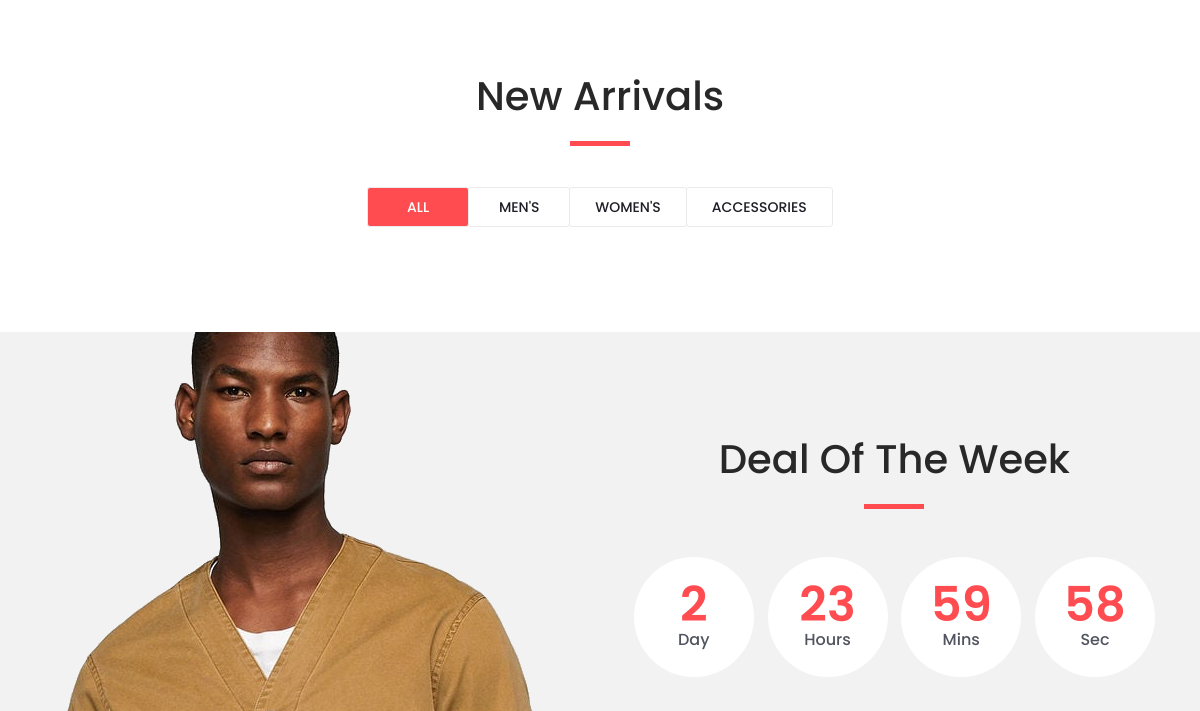
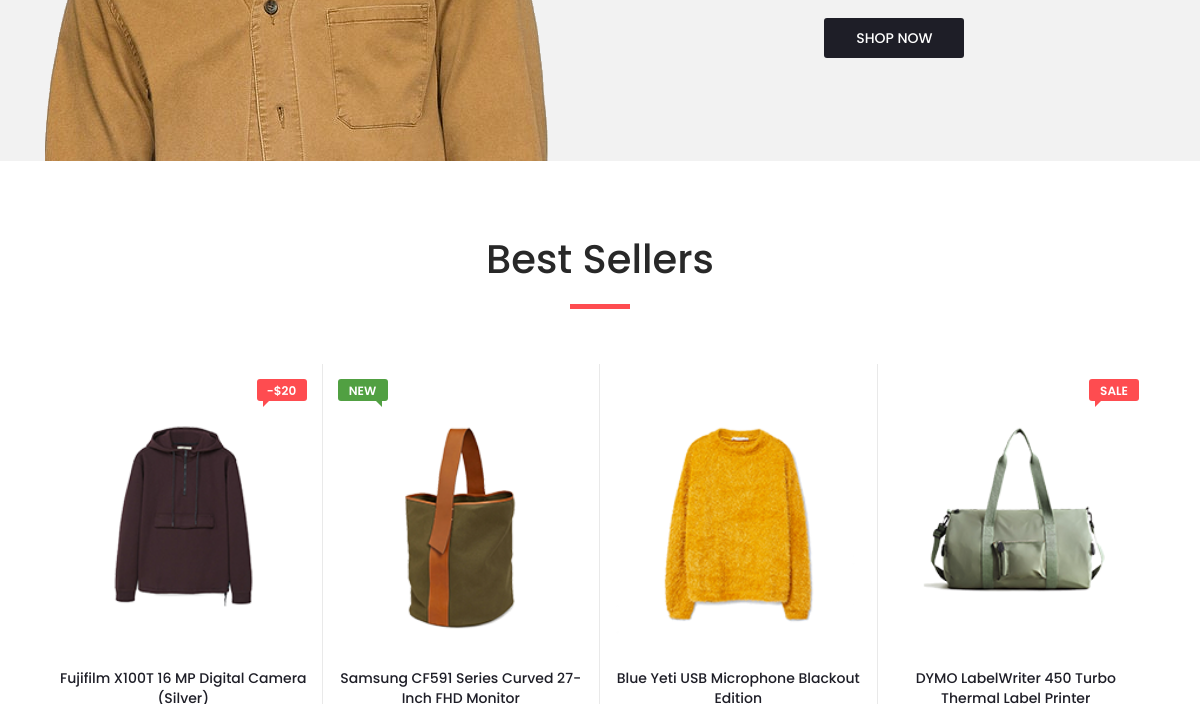
Before: / (middle part) with the older database file (2 pictures, top to bottom).
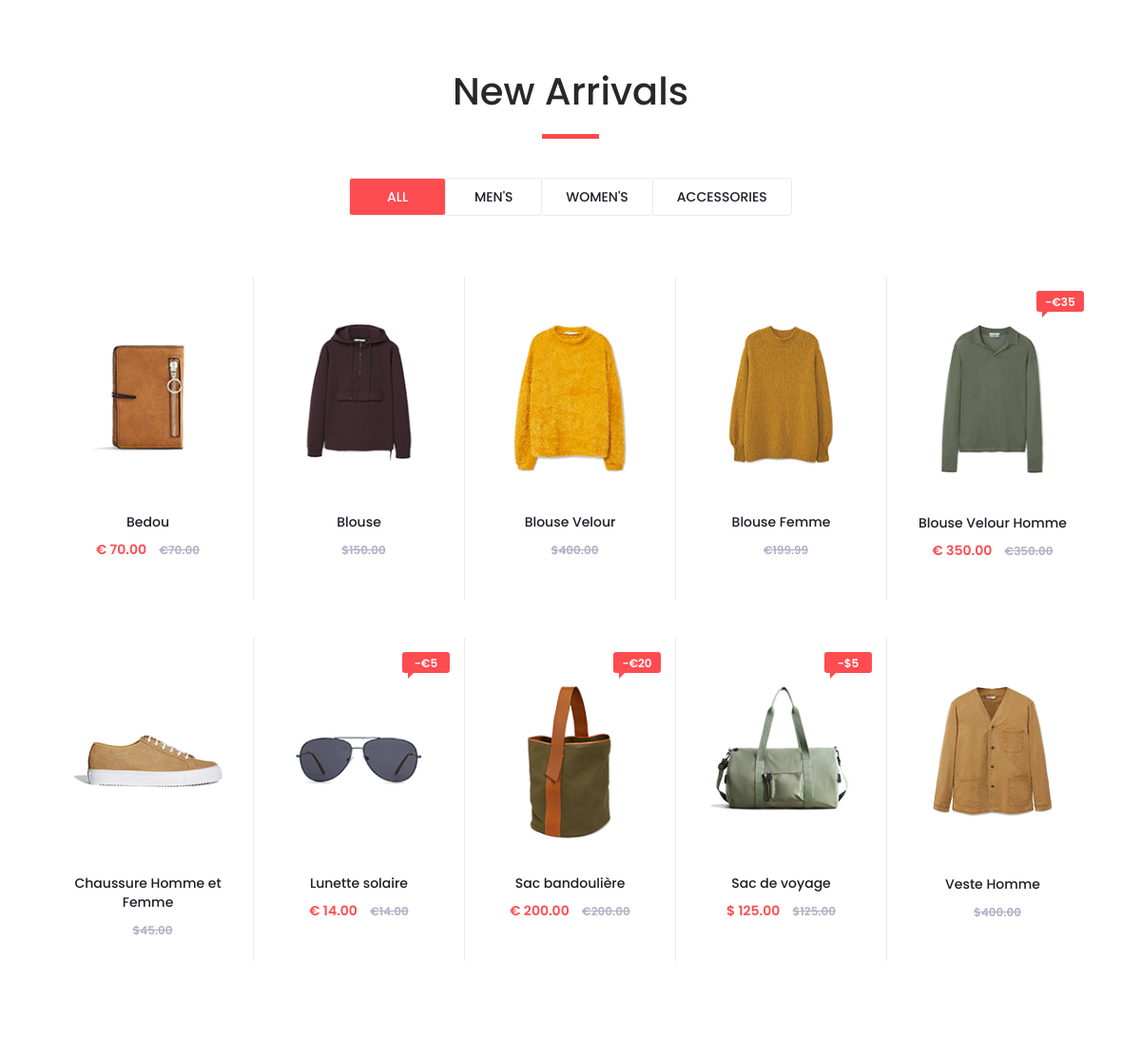
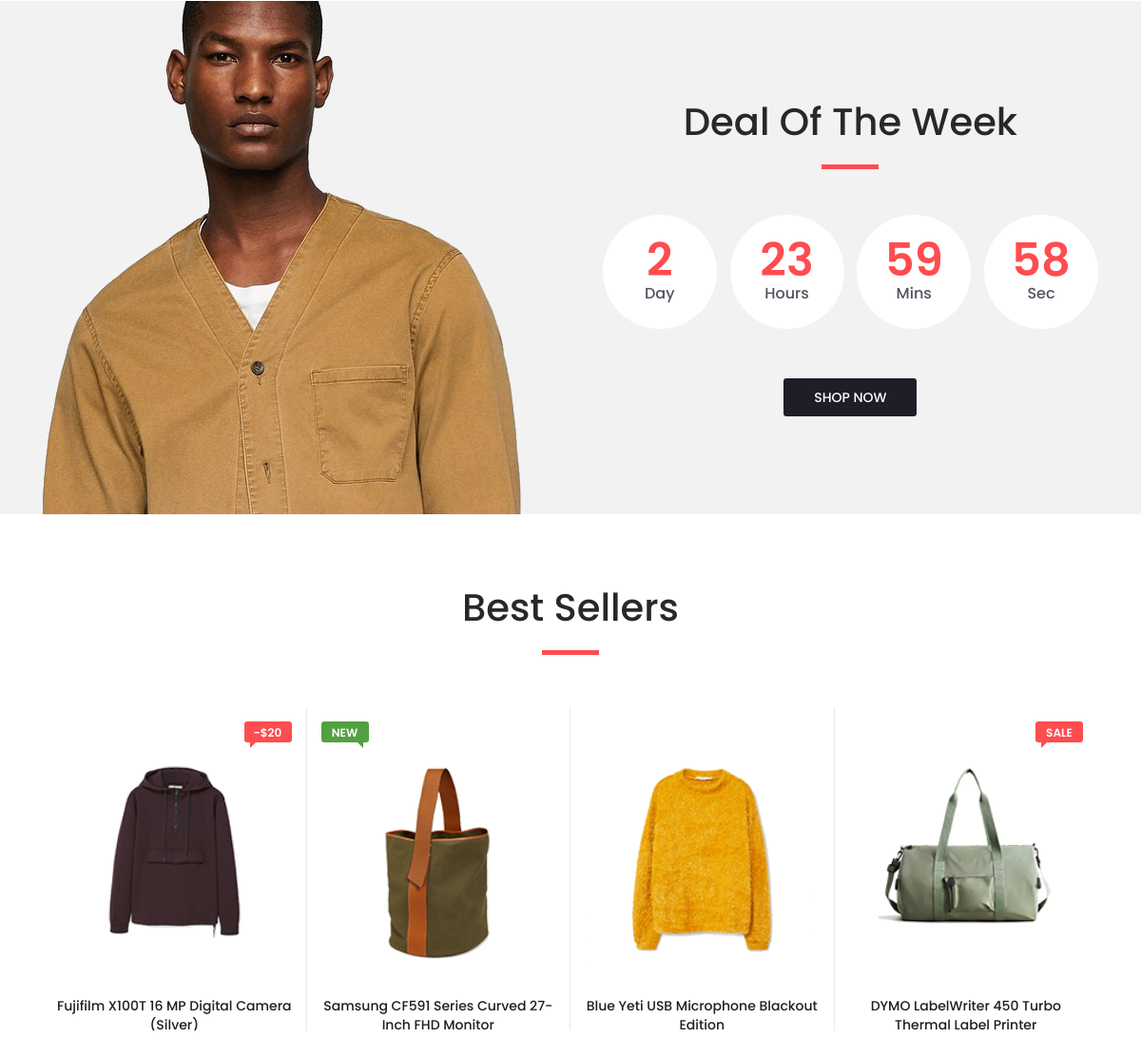
After: the same page with the newer database file (2 pictures, top to bottom).
### Shop/models.py (models this page shows, shortened)
class Categorie(models.Model):
    nom_cat = models.CharField(max_length=20)
    image_cat = models.FileField()
    created_at = models.DateTimeField(auto_now_add=True)
    updated_at = models.DateTimeField(auto_now=True)
    is_deleted = models.BooleanField(default=False)
    def __str__(self):
        return self.nom_cat

class Articles(models.Model):
    CFA = 'XOF'
    EURO = '€'
    DOLLAR = '$'
    CURRENT_TYPE = [
        (CFA,'Xof'),
        (EURO,'euro'),
        (DOLLAR,'dollar')
    ]
    NOUVEAU = 'New'
    ANCIEN = 'Sale'
    NUL = ''
    ETAT_ARTICLE =(
        (NUL,""),
        (NOUVEAU,"new"),
        (ANCIEN,'sale')
    )
    TRES_PETIT='S'
    PETIT='M'
    MOYEN='L'
    GRAND='XL'
    TRES_GRAND='XXL'
    TAILLE = [
        (TRES_PETIT,'tres_petit'),
        (PETIT,'petit'),
        (MOYEN,'moyen'),
        (GRAND,'grand'),
        (TRES_GRAND,'tres_grand'),
    ]
    image = models.FileField()
    nom = models.CharField(max_length=100)
    description = models.TextField()
    prix = models.DecimalField(max_digits=5, decimal_places=2)
    promotion = models.BooleanField(default=False)
    reduction = models.BooleanField(default=False)
    valeur_reduction = models.ForeignKey(Reduction,on_delete=models.CASCADE,default=None, blank=True, null=True)
    etat = models.CharField(choices=ETAT_ARTICLE, max_length=255,default=None, blank=True, null=True)
    currencies = models.CharField(choices=CURRENT_TYPE,  max_length=255)
    couleur = models.ForeignKey(Couleur, on_delete=models.CASCADE, default=False)
    taille = models.CharField(choices=TAILLE, max_length=255,default=None, blank=True, null=True)
    collections = models.CharField(max_length=100, default=None, blank=True, null=True)
    categorie = models.ForeignKey(Categorie, on_delete=models.CASCADE, related_name="nom_cate")
    created_at = models.DateTimeField(auto_now_add=True)
    updated_at = models.DateTimeField(auto_now=True)
    is_deleted = models.BooleanField(default=False)
    def __str__(self):
        return self.nom

class Reduction(models.Model):
    pourcentage_reduc = models.IntegerField(default=None, blank=True, null=True)
    created_at = models.DateTimeField(auto_now_add=True)
    updated_at = models.DateTimeField(auto_now=True)
    is_deleted = models.BooleanField(default=False)

### SiteWeb/views.py (the view)
# urls.py: path('',views.index,name = "index"),
def index(request):
    site = Site.objects.first()
    categories = Categorie.objects.all().order_by(('nom_cat'))
    print("categories", categories)
    articles = Articles.objects.all().order_by(('nom'))
    print("articles", articles)
    singles = Articles.objects.all()
    reseaux = ReseauSocial.objects.all()
    return render(request,'colorshop_master/index.html', locals())

### colorshop_master/context_processors.py (called while the page is built)
def global_Site_info(request):
    site = Site.objects.first()
    return {
       "site": site,
    }

### SiteWeb/templates/colorshop_master/index.html (shortened to what this page needs)
{% extends 'colorshop_master/base/base.html' %}
{% load static %}
{% block 'main' %}
<div class="new_arrivals">
	<div class="container">
		<div class="row">
			<div class="col text-center">
				<div class="section_title new_arrivals_title">
					<h2>New Arrivals</h2>
				</div>
			</div>
		</div>
		<div class="row align-items-center">
			<div class="col text-center">
				<div class="new_arrivals_sorting">
					<ul class="arrivals_grid_sorting clearfix button-group filters-button-group">
						<li class="grid_sorting_button button d-flex flex-column justify-content-center align-items-center active is-checked" data-filter="*">all</li>
						{% for cat in categories %}
						{% if cat.nom_cat == "Women's" %}
						<li class="grid_sorting_button button d-flex flex-column justify-content-center align-items-center" data-filter=".{{cat.nom_cat}}">{{cat.nom_cat}}</li>
						{% elif cat.nom_cat == "accessories"  %}
						<li class="grid_sorting_button button d-flex flex-column justify-content-center align-items-center" data-filter=".{{cat.nom_cat}}">{{cat.nom_cat}}</li>
						{% elif cat.nom_cat == "Men's"  %}
						<li class="grid_sorting_button button d-flex flex-column justify-content-center align-items-center" data-filter=".{{cat.nom_cat}}">{{cat.nom_cat}}</li>
						{% endif %}
						{% endfor %}
					</ul>
				</div>
			</div>
		</div>
		<div class="row">
			<div class="col">
				<div class="product-grid" data-isotope='{ "itemSelector": ".product-item", "layoutMode": "fitRows" }'>
					{% for article in articles %}
					<div class="product-item  ">
						<div class="product discount product_filter">
							<div class="product_image">
								<img src="{{ article.image.url }}" alt="">
							</div>
							{% if article.valeur_reduction.pourcentage_reduc %}
							<div class="product_bubble product_bubble_right product_bubble_red d-flex flex-column align-items-center"><span>-{{ article.currencies }}{{ article.valeur_reduction.pourcentage_reduc }}</span></div>
							{% endif %}
							<div class="product_info">
								<h6 class="product_name"><a href="{% url 'Single' article.id  %}">{{ article.nom }}</a></h6>
								<div class="product_price">{% if article.valeur_reduction %} {{ article.currencies}} {{ article.prix }} {% endif %}<span>{{article.currencies}}{{article.prix}}</span></div>
							</div>
						</div>
					</div>
					{% endfor %}
				</div>
			</div>
		</div>
	</div>
</div>
<div class="deal_ofthe_week">
	<div class="container">
		<div class="row align-items-center">
			<div class="col-lg-6">
				<div class="deal_ofthe_week_img">
					<img src="{% static 'colorshop_master/images/deal_ofthe_week.png' %}" alt="">
				</div>
			</div>
			<div class="col-lg-6 text-right deal_ofthe_week_col">
				<div class="deal_ofthe_week_content d-flex flex-column align-items-center float-right">
					<div class="section_title">
						<h2>Deal Of The Week</h2>
					</div>
					<ul class="timer">
						<li class="d-inline-flex flex-column justify-content-center align-items-center">
							<div id="day" class="timer_num">00</div>
							<div class="timer_unit">Day</div>
						</li>
						<li class="d-inline-flex flex-column justify-content-center align-items-center">
							<div id="hour" class="timer_num">15</div>
							<div class="timer_unit">Hours</div>
						</li>
						<li class="d-inline-flex flex-column justify-content-center align-items-center">
							<div id="minute" class="timer_num">45</div>
							<div class="timer_unit">Mins</div>
						</li>
						<li class="d-inline-flex flex-column justify-content-center align-items-center">
							<div id="second" class="timer_num">23</div>
							<div class="timer_unit">Sec</div>
						</li>
					</ul>
					<div class="red_button deal_ofthe_week_button"><a href="#">shop now</a></div>
				</div>
			</div>
		</div>
	</div>
</div>
<div class="best_sellers">
	<div class="container">
		<div class="row">
			<div class="col text-center">
				<div class="section_title new_arrivals_title">
					<h2>Best Sellers</h2>
				</div>
			</div>
		</div>
		<div class="row">
			<div class="col">
				<div class="product_slider_container">
					<div class="owl-carousel owl-theme product_slider">
						<div class="owl-item product_slider_item">
							<div class="product-item">
								<div class="product discount">
									<div class="product_image">
										<img src="{% static 'colorshop_master/images/product_1.png' %}" alt="">
									</div>
									<div class="product_bubble product_bubble_right product_bubble_red d-flex flex-column align-items-center"><span>-$20</span></div>
									<div class="product_info">
										<h6 class="product_name"><a href="single.html">Fujifilm X100T 16 MP Digital Camera (Silver)</a></h6>
									</div>
								</div>
							</div>
						</div>
						<div class="owl-item product_slider_item">
							<div class="product-item women">
								<div class="product">
									<div class="product_image">
										<img src="{% static 'colorshop_master/images/product_2.png' %}" alt="">
									</div>
									<div class="product_bubble product_bubble_left product_bubble_green d-flex flex-column align-items-center"><span>new</span></div>
									<div class="product_info">
										<h6 class="product_name"><a href="single.html">Samsung CF591 Series Curved 27-Inch FHD Monitor</a></h6>
									</div>
								</div>
							</div>
						</div>
						<div class="owl-item product_slider_item">
							<div class="product-item women">
								<div class="product">
									<div class="product_image">
										<img src="{% static 'colorshop_master/images/product_3.png' %}" alt="">
									</div>
									<div class="product_info">
										<h6 class="product_name"><a href="single.html">Blue Yeti USB Microphone Blackout Edition</a></h6>
									</div>
								</div>
							</div>
						</div>
						<div class="owl-item product_slider_item">
							<div class="product-item accessories">
								<div class="product">
									<div class="product_image">
										<img src="{% static 'colorshop_master/images/product_4.png' %}" alt="">
									</div>
									<div class="product_bubble product_bubble_right product_bubble_red d-flex flex-column align-items-center"><span>sale</span></div>
									<div class="product_info">
										<h6 class="product_name"><a href="single.html">DYMO LabelWriter 450 Turbo Thermal Label Printer</a></h6>
									</div>
								</div>
							</div>
						</div>
					</div>
				</div>
			</div>
		</div>
	</div>
</div>
{% endblock 'main' %}

### SiteWeb/templates/colorshop_master/base/base.html (shortened to what this page needs)
{% load static %}
<!DOCTYPE html>
<html lang="en">
<head>
    <link rel="stylesheet" type="text/css" href="{% static 'colorshop_master/styles/bootstrap4/bootstrap.min.css' %}">
    <link href="{% static 'colorshop_master/plugins/font-awesome-4.7.0/css/font-awesome.min.css' %}" rel="stylesheet" type="text/css">
    <link rel="stylesheet" type="text/css" href="{% static 'colorshop_master/plugins/OwlCarousel2-2.2.1/owl.carousel.css' %}">
    <link rel="stylesheet" type="text/css" href="{% static 'colorshop_master/plugins/OwlCarousel2-2.2.1/owl.theme.default.css' %}">
    <link rel="stylesheet" type="text/css" href="{% static 'colorshop_master/plugins/OwlCarousel2-2.2.1/animate.css' %}">
    <link rel="stylesheet" type="text/css" href="{% static 'colorshop_master/styles/main_styles.css' %}">
    <link rel="stylesheet" type="text/css" href="{% static 'colorshop_master/styles/responsive.css' %}">
</head>
<body>
<div class="super_container">
{% block 'main' %}
{% endblock 'main' %}
</div>
</body>
</html>

Changed rows visible on the page:
added Articles: image (picture), nom "Bedou", currencies "€", prix "70.00"
added Articles: image (picture), nom "Blouse", currencies "$", prix "150.00"
added Articles: image (picture), nom "Blouse Velour", currencies "$", prix "400.00"
added Articles: image (picture), nom "Blouse Femme", currencies "€", prix "199.99"
added Articles: image (picture), currencies "€", valeur_reduction.pourcentage_reduc "35", nom "Blouse Velour Homme", prix "350.00"
added Articles: image (picture), nom "Chaussure Homme et Femme", currencies "$", prix "45.00"
added Articles: image (picture), currencies "€", valeur_reduction.pourcentage_reduc "5", nom "Lunette solaire", prix "14.00"
added Articles: image (picture), currencies "€", valeur_reduction.pourcentage_reduc "20", nom "Sac bandoulière", prix "200.00"
added Articles: image (picture), currencies "$", valeur_reduction.pourcentage_reduc "5", nom "Sac de voyage", prix "125.00"
added Articles: image (picture), nom "Veste Homme", currencies "$", prix "400.00"
